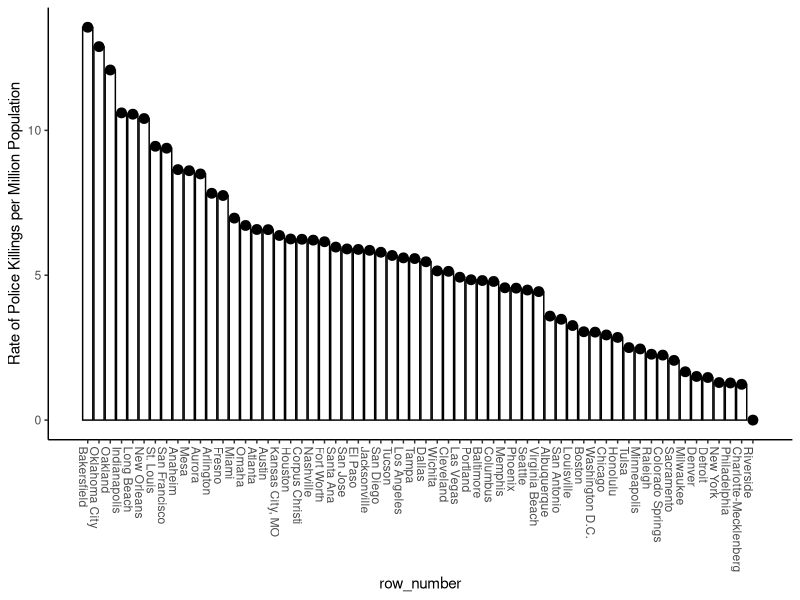
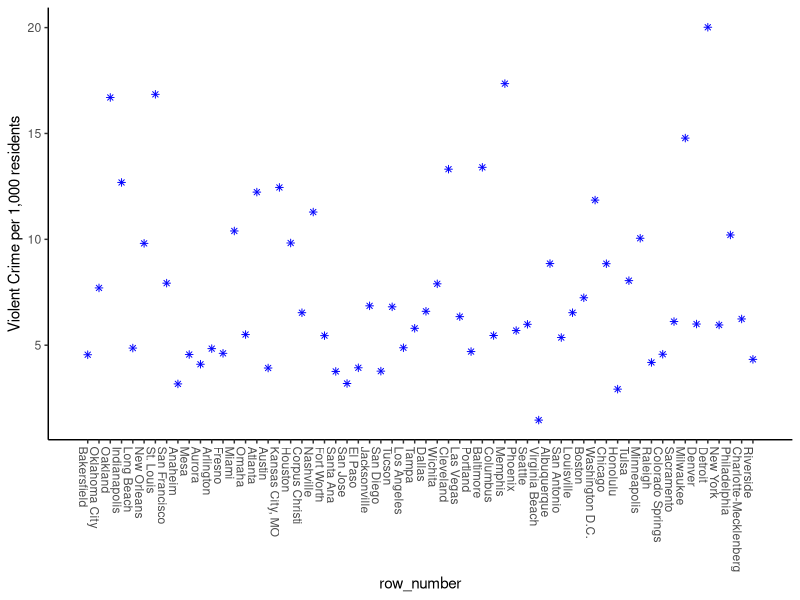

Recreate these plots in R, in order. (Note: this script raises an error after producing the figures.)
## ---- chunk 1
library(readxl)
library(dplyr)
library(tidyr)
library(ggplot2)
library(gtable)
library(grid)

mpvReport <- read_excel("MPVDatasetDownload-83zj.xlsx", sheet = 2) 

mpvReport <- mpvReport %>%
  mutate(`Police Department` = sub("^[^[:alpha:]]*", "", `Police Department`),
         row_number = 1:nrow(.)) %>% 
  filter(row_number <= 60)

# From https://rpubs.com/kohske/dual_axis_in_ggplot2
p1 <- ggplot(mpvReport, aes(x = row_number, 
                            y = `Rate of Police Killings per Million Population`)) + 
  geom_bar(color = "black", fill = "white", stat = "identity") +
  geom_point(size = 3) +
  theme_classic() +
  theme(axis.text.x=element_text(angle = -90, hjust = 0)) +
  scale_x_continuous(limits = c(0.5, 60.5),
                     breaks = 1:60,
                     labels = mpvReport$`Police Department`)
p2 <- ggplot(mpvReport, aes(x = row_number,
                            y = `Violent Crime per 1,000 residents`)) +
  geom_point(color = "blue", shape = 8) +
  theme_classic() + 
  theme(panel.background = element_rect(fill = NA),
        axis.text.x=element_text(angle = -90, hjust = 0)) +
  scale_x_continuous(limits = c(0.5, 60.5),
                     breaks = 1:60,
                     labels = mpvReport$`Police Department`)

# extract gtable
g1 <- ggplot_gtable(ggplot_build(p1))
g2 <- ggplot_gtable(ggplot_build(p2))

# overlap the panel of 2nd plot on that of 1st plot
pp <- c(subset(g1$layout, name == "panel", se = t:r))
g <- gtable_add_grob(g1, g2$grobs[[which(g2$layout$name == "panel")]], pp$t, 
                     pp$l, pp$b, pp$l)

# axis tweaks
ia <- which(g2$layout$name == "axis-l")
ga <- g2$grobs[[ia]]
ax <- ga$children[[2]]
ax$widths <- rev(ax$widths)
ax$grobs <- rev(ax$grobs)
ax$grobs[[1]]$x <- ax$grobs[[1]]$x - unit(1, "npc") + unit(0.15, "cm")
g <- gtable_add_cols(g, g2$widths[g2$layout[ia, ]$l], length(g$widths) - 1)
g <- gtable_add_grob(g, ax, pp$t, length(g$widths) - 1, pp$b)

# draw it
grid.draw(g)
